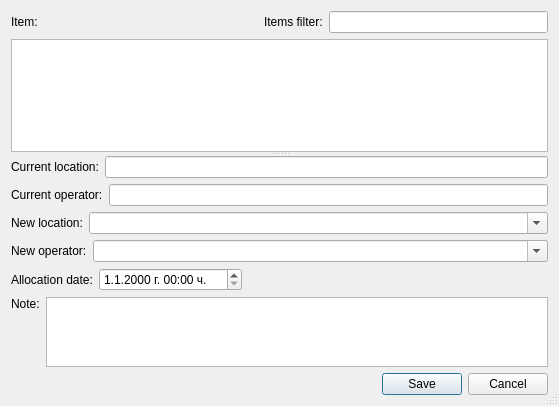
<?xml version="1.0" encoding="UTF-8"?>
<ui version="4.0">
 <class>Allocations</class>
 <widget class="QDialog" name="Allocations">
  <property name="geometry">
   <rect>
    <x>0</x>
    <y>0</y>
    <width>559</width>
    <height>406</height>
   </rect>
  </property>
  <property name="windowTitle">
   <string>Allocations</string>
  </property>
  <property name="sizeGripEnabled">
   <bool>true</bool>
  </property>
  <layout class="QGridLayout" name="gridLayout">
   <item row="0" column="0">
    <widget class="QSplitter" name="splitter">
     <property name="orientation">
      <enum>Qt::Vertical</enum>
     </property>
     <widget class="QWidget" name="layoutWidget">
      <layout class="QVBoxLayout" name="verticalLayout_4">
       <item>
        <layout class="QHBoxLayout" name="horizontalLayout">
         <item>
          <widget class="QLabel" name="label">
           <property name="text">
            <string>Item:</string>
           </property>
          </widget>
         </item>
         <item>
          <spacer name="horizontalSpacer_2">
           <property name="orientation">
            <enum>Qt::Horizontal</enum>
           </property>
           <property name="sizeHint" stdset="0">
            <size>
             <width>18</width>
             <height>20</height>
            </size>
           </property>
          </spacer>
         </item>
         <item>
          <widget class="QLabel" name="label_8">
           <property name="text">
            <string>Items filter:</string>
           </property>
          </widget>
         </item>
         <item>
          <widget class="QLineEdit" name="filter_lineEdit"/>
         </item>
        </layout>
       </item>
       <item>
        <widget class="QTreeView" name="item_treeView">
         <property name="editTriggers">
          <set>QAbstractItemView::NoEditTriggers</set>
         </property>
        </widget>
       </item>
      </layout>
     </widget>
     <widget class="QWidget" name="layoutWidget">
      <layout class="QVBoxLayout" name="verticalLayout_3">
       <item>
        <layout class="QHBoxLayout" name="horizontalLayout_2">
         <item>
          <widget class="QLabel" name="label_2">
           <property name="text">
            <string>Current location:</string>
           </property>
          </widget>
         </item>
         <item>
          <widget class="QLineEdit" name="from_location_lineEdit">
           <property name="readOnly">
            <bool>true</bool>
           </property>
          </widget>
         </item>
        </layout>
       </item>
       <item>
        <layout class="QHBoxLayout" name="horizontalLayout_3">
         <item>
          <widget class="QLabel" name="label_3">
           <property name="text">
            <string>Current operator:</string>
           </property>
          </widget>
         </item>
         <item>
          <widget class="QLineEdit" name="from_operator_lineEdit">
           <property name="readOnly">
            <bool>true</bool>
           </property>
          </widget>
         </item>
        </layout>
       </item>
       <item>
        <layout class="QHBoxLayout" name="horizontalLayout_4">
         <item>
          <widget class="QLabel" name="label_4">
           <property name="text">
            <string>New location:</string>
           </property>
          </widget>
         </item>
         <item>
          <widget class="InventoryComboBox" name="to_location_comboBox">
           <property name="sizePolicy">
            <sizepolicy hsizetype="MinimumExpanding" vsizetype="Fixed">
             <horstretch>0</horstretch>
             <verstretch>0</verstretch>
            </sizepolicy>
           </property>
           <property name="editable">
            <bool>true</bool>
           </property>
          </widget>
         </item>
        </layout>
       </item>
       <item>
        <layout class="QHBoxLayout" name="horizontalLayout_5">
         <item>
          <widget class="QLabel" name="label_5">
           <property name="text">
            <string>New operator:</string>
           </property>
          </widget>
         </item>
         <item>
          <widget class="InventoryComboBox" name="to_operator_comboBox">
           <property name="sizePolicy">
            <sizepolicy hsizetype="MinimumExpanding" vsizetype="Fixed">
             <horstretch>0</horstretch>
             <verstretch>0</verstretch>
            </sizepolicy>
           </property>
           <property name="editable">
            <bool>true</bool>
           </property>
          </widget>
         </item>
        </layout>
       </item>
       <item>
        <layout class="QHBoxLayout" name="horizontalLayout_6">
         <item>
          <widget class="QLabel" name="label_6">
           <property name="text">
            <string>Allocation date:</string>
           </property>
          </widget>
         </item>
         <item>
          <widget class="QDateTimeEdit" name="dateEdit">
           <property name="displayFormat">
            <string>d.M.yyyy 'г.' HH:mm 'ч.'</string>
           </property>
          </widget>
         </item>
         <item>
          <spacer name="horizontalSpacer">
           <property name="orientation">
            <enum>Qt::Horizontal</enum>
           </property>
           <property name="sizeHint" stdset="0">
            <size>
             <width>40</width>
             <height>20</height>
            </size>
           </property>
          </spacer>
         </item>
        </layout>
       </item>
       <item>
        <layout class="QHBoxLayout" name="horizontalLayout_7">
         <item>
          <layout class="QVBoxLayout" name="verticalLayout">
           <item>
            <widget class="QLabel" name="label_7">
             <property name="text">
              <string>Note:</string>
             </property>
            </widget>
           </item>
           <item>
            <spacer name="verticalSpacer">
             <property name="orientation">
              <enum>Qt::Vertical</enum>
             </property>
             <property name="sizeHint" stdset="0">
              <size>
               <width>20</width>
               <height>40</height>
              </size>
             </property>
            </spacer>
           </item>
          </layout>
         </item>
         <item>
          <widget class="QTextEdit" name="note_textEdit"/>
         </item>
        </layout>
       </item>
       <item>
        <widget class="QDialogButtonBox" name="buttonBox">
         <property name="orientation">
          <enum>Qt::Horizontal</enum>
         </property>
         <property name="standardButtons">
          <set>QDialogButtonBox::Cancel|QDialogButtonBox::Save</set>
         </property>
        </widget>
       </item>
      </layout>
     </widget>
    </widget>
   </item>
  </layout>
 </widget>
 <customwidgets>
  <customwidget>
   <class>InventoryComboBox</class>
   <extends>QComboBox</extends>
   <header>inventorycombobox.h</header>
  </customwidget>
 </customwidgets>
 <resources/>
 <connections>
  <connection>
   <sender>buttonBox</sender>
   <signal>accepted()</signal>
   <receiver>Allocations</receiver>
   <slot>accept()</slot>
   <hints>
    <hint type="sourcelabel">
     <x>248</x>
     <y>254</y>
    </hint>
    <hint type="destinationlabel">
     <x>157</x>
     <y>274</y>
    </hint>
   </hints>
  </connection>
  <connection>
   <sender>buttonBox</sender>
   <signal>rejected()</signal>
   <receiver>Allocations</receiver>
   <slot>reject()</slot>
   <hints>
    <hint type="sourcelabel">
     <x>316</x>
     <y>260</y>
    </hint>
    <hint type="destinationlabel">
     <x>286</x>
     <y>274</y>
    </hint>
   </hints>
  </connection>
 </connections>
</ui>
